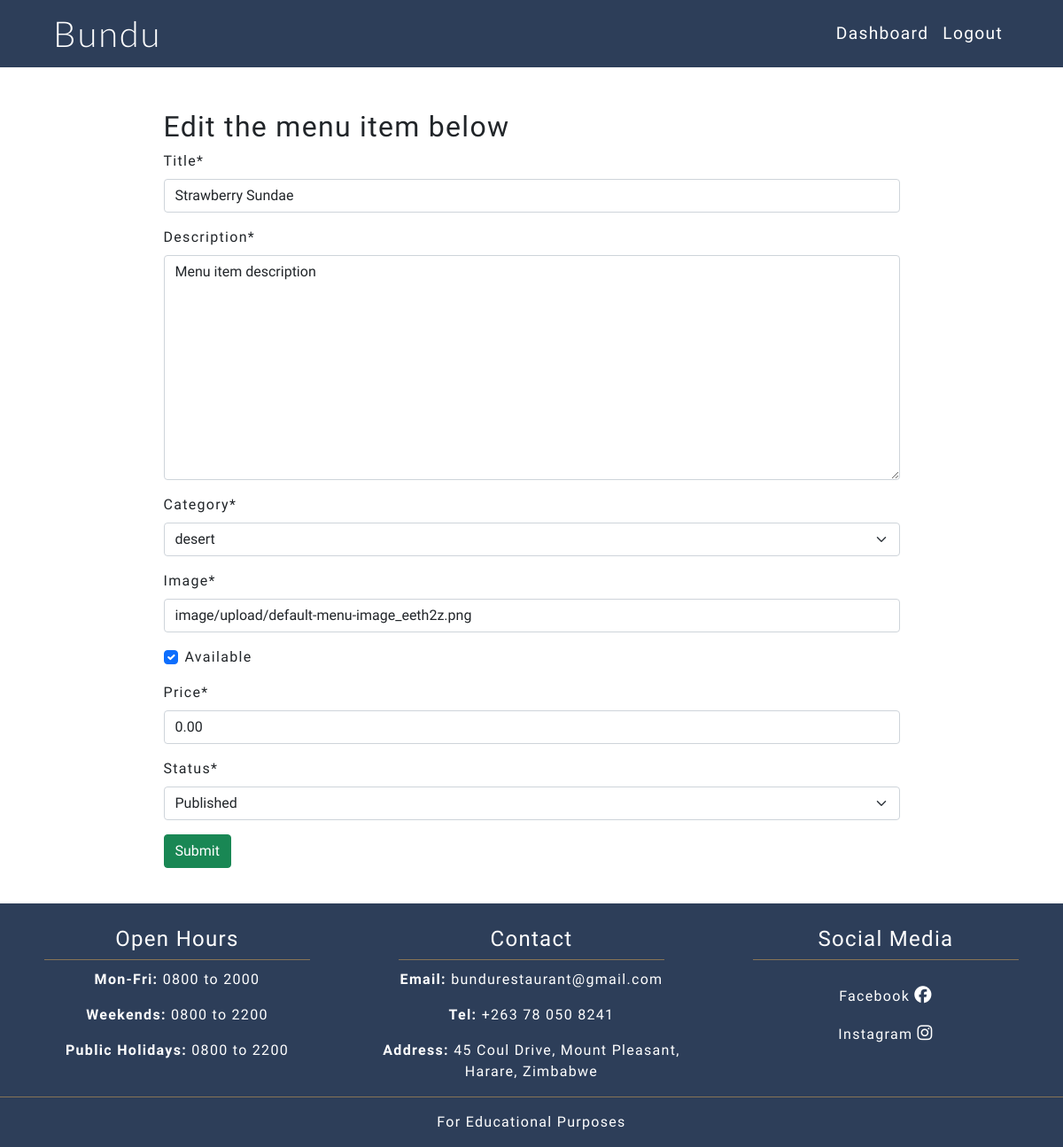
The app's page /menu/edit_menu_item/14/ (signed in), older data.
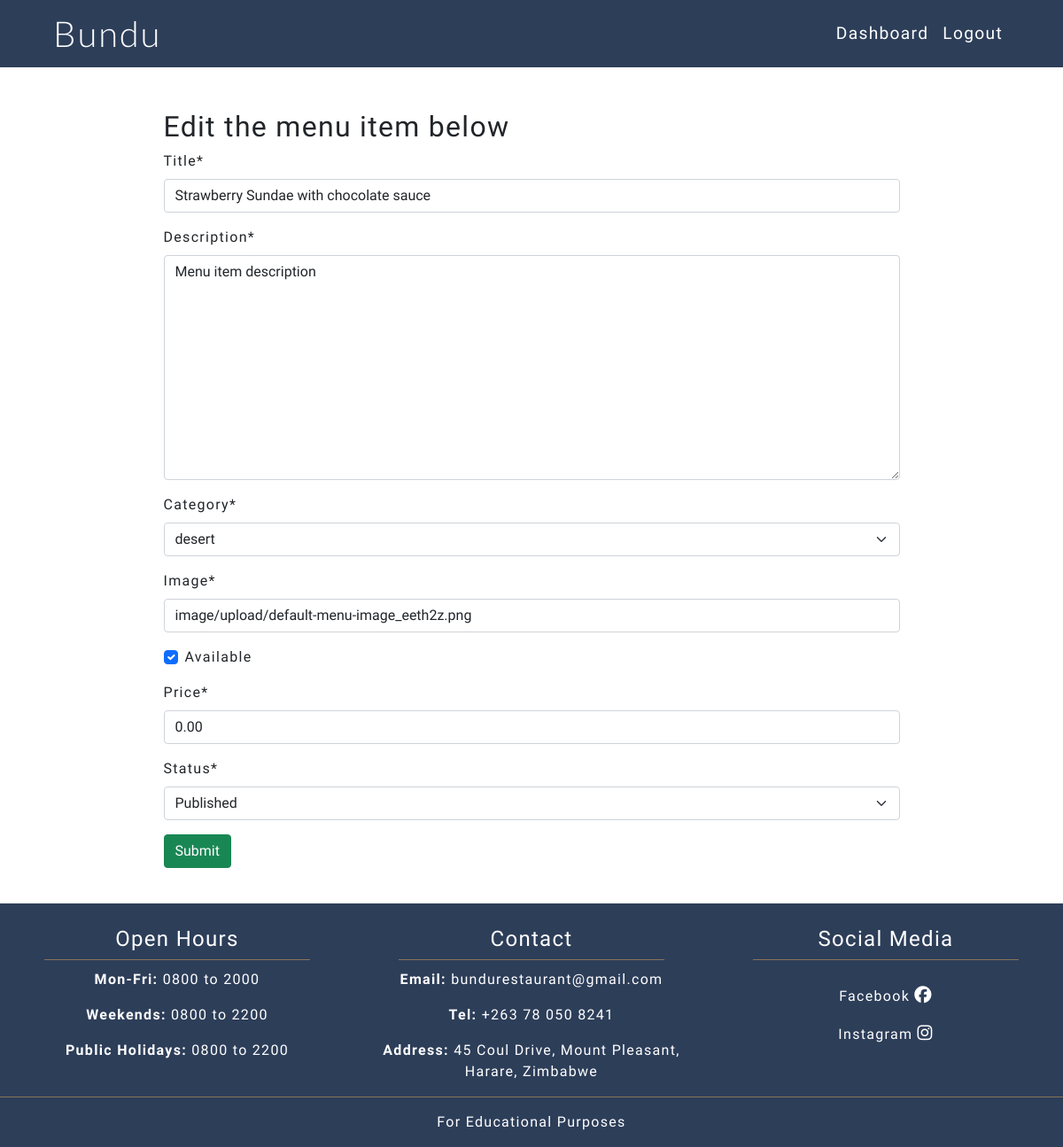
The same page, newer data.
### menu/models.py (models this page shows, shortened)
class MenuItem(models.Model):
    title = models.CharField(max_length=200, unique=True)
    featured_image = CloudinaryField(
        'image', default='default-menu-image_eeth2z.png'
        )
    description = models.TextField(default='Menu item description')
    available = models.BooleanField(default=True)
    price = models.DecimalField(
        null=True, max_digits=4, decimal_places=2, default='00.00'
        )
    category = models.CharField(
        choices=MENU_CATEGORIES, default='main', max_length=7
        )
    status = models.IntegerField(choices=STATUS, default=0)

### menu/views.py (the view, shortened to what this page needs)
def edit_menu_item(request, pk):
    item_instance = get_object_or_404(MenuItem, id=pk)
    if request.user.is_staff:
        form = MenuItemForm(instance=item_instance)
        heading = 'Edit the menu item below'
        context = {
                'form': form,
                'heading': heading,
                }
        return render(request, "add_item.html", context)
    else:
        messages.warning(
            request,
            ('You are not authorized to view this page')
            )
        return redirect('home')

### menu/forms.py
class MenuItemForm(ModelForm):
    class Meta:
        model = MenuItem
        fields = (
            'title',
            'description',
            'category',
            'featured_image',
            'available',
            'price',
            'status'
        )

### menu/templates/add_item.html (shortened to what this page needs)
{% extends "base.html" %}
{% load crispy_forms_tags %}
{% block content %}
<div class="fill-screen container">
    <div class="row">
        <div class="col-lg-9 col-12 below-nav pt-5 mx-auto">
            <h2>{{ heading }}</h2>
            <div class="form-group">
                <form method="POST" enctype="multipart/form-data">
                    {{ form|crispy }}
                    <input class="btn btn-success" type="submit" name="submit">
                </form>
            </div>
        </div>
    </div>
</div>
{% endblock %}

Row changes from the older to the newer data that the page shows:
changed MenuItem "Menu item description": title "Strawberry Sundae" → "Strawberry Sundae with chocolate sauce"
